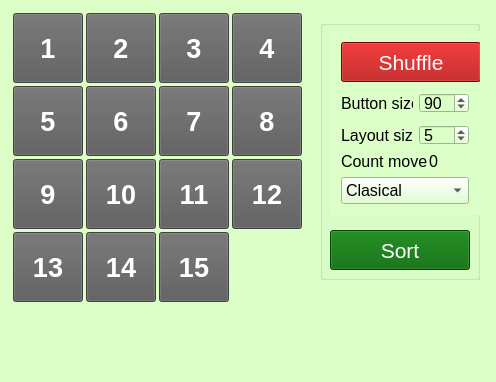
<?xml version="1.0" encoding="UTF-8"?>
<ui version="4.0">
 <class>Fifteen</class>
 <widget class="QMainWindow" name="Fifteen">
  <property name="geometry">
   <rect>
    <x>0</x>
    <y>0</y>
    <width>496</width>
    <height>382</height>
   </rect>
  </property>
  <property name="windowTitle">
   <string>Fifteen</string>
  </property>
  <property name="styleSheet">
   <string notr="true">background-color: rgb(220, 255, 200);</string>
  </property>
  <widget class="QWidget" name="centralWidget">
   <widget class="QWidget" name="layoutWidget">
    <property name="geometry">
     <rect>
      <x>10</x>
      <y>10</y>
      <width>295</width>
      <height>295</height>
     </rect>
    </property>
    <layout class="QGridLayout" name="gridLayout">
     <property name="sizeConstraint">
      <enum>QLayout::SetFixedSize</enum>
     </property>
     <property name="leftMargin">
      <number>3</number>
     </property>
     <property name="topMargin">
      <number>3</number>
     </property>
     <property name="rightMargin">
      <number>3</number>
     </property>
     <property name="bottomMargin">
      <number>3</number>
     </property>
     <property name="spacing">
      <number>3</number>
     </property>
     <item row="2" column="1">
      <widget class="QPushButton" name="btn10">
       <property name="minimumSize">
        <size>
         <width>70</width>
         <height>70</height>
        </size>
       </property>
       <property name="maximumSize">
        <size>
         <width>70</width>
         <height>70</height>
        </size>
       </property>
       <property name="baseSize">
        <size>
         <width>70</width>
         <height>70</height>
        </size>
       </property>
       <property name="font">
        <font>
         <pointsize>20</pointsize>
         <weight>75</weight>
         <bold>true</bold>
        </font>
       </property>
       <property name="styleSheet">
        <string notr="true">background-color: rgb(90, 90, 90);
color: rgb(255, 255, 255);</string>
       </property>
       <property name="text">
        <string>10</string>
       </property>
      </widget>
     </item>
     <item row="3" column="0">
      <widget class="QPushButton" name="btn13">
       <property name="minimumSize">
        <size>
         <width>70</width>
         <height>70</height>
        </size>
       </property>
       <property name="maximumSize">
        <size>
         <width>70</width>
         <height>70</height>
        </size>
       </property>
       <property name="baseSize">
        <size>
         <width>70</width>
         <height>70</height>
        </size>
       </property>
       <property name="font">
        <font>
         <pointsize>20</pointsize>
         <weight>75</weight>
         <bold>true</bold>
        </font>
       </property>
       <property name="styleSheet">
        <string notr="true">background-color: rgb(90, 90, 90);
color: rgb(255, 255, 255);</string>
       </property>
       <property name="text">
        <string>13</string>
       </property>
      </widget>
     </item>
     <item row="1" column="0">
      <widget class="QPushButton" name="btn5">
       <property name="minimumSize">
        <size>
         <width>70</width>
         <height>70</height>
        </size>
       </property>
       <property name="maximumSize">
        <size>
         <width>70</width>
         <height>70</height>
        </size>
       </property>
       <property name="baseSize">
        <size>
         <width>70</width>
         <height>70</height>
        </size>
       </property>
       <property name="font">
        <font>
         <pointsize>20</pointsize>
         <weight>75</weight>
         <bold>true</bold>
        </font>
       </property>
       <property name="styleSheet">
        <string notr="true">background-color: rgb(90, 90, 90);
color: rgb(255, 255, 255);</string>
       </property>
       <property name="text">
        <string>5</string>
       </property>
      </widget>
     </item>
     <item row="3" column="2">
      <widget class="QPushButton" name="btn15">
       <property name="minimumSize">
        <size>
         <width>70</width>
         <height>70</height>
        </size>
       </property>
       <property name="maximumSize">
        <size>
         <width>70</width>
         <height>70</height>
        </size>
       </property>
       <property name="baseSize">
        <size>
         <width>70</width>
         <height>70</height>
        </size>
       </property>
       <property name="font">
        <font>
         <pointsize>20</pointsize>
         <weight>75</weight>
         <bold>true</bold>
        </font>
       </property>
       <property name="styleSheet">
        <string notr="true">background-color: rgb(90, 90, 90);
color: rgb(255, 255, 255);</string>
       </property>
       <property name="text">
        <string>15</string>
       </property>
      </widget>
     </item>
     <item row="0" column="2">
      <widget class="QPushButton" name="btn3">
       <property name="minimumSize">
        <size>
         <width>70</width>
         <height>70</height>
        </size>
       </property>
       <property name="maximumSize">
        <size>
         <width>70</width>
         <height>70</height>
        </size>
       </property>
       <property name="baseSize">
        <size>
         <width>70</width>
         <height>70</height>
        </size>
       </property>
       <property name="font">
        <font>
         <pointsize>20</pointsize>
         <weight>75</weight>
         <bold>true</bold>
        </font>
       </property>
       <property name="styleSheet">
        <string notr="true">background-color: rgb(90, 90, 90);
color: rgb(255, 255, 255);</string>
       </property>
       <property name="text">
        <string>3</string>
       </property>
      </widget>
     </item>
     <item row="0" column="1">
      <widget class="QPushButton" name="btn2">
       <property name="minimumSize">
        <size>
         <width>70</width>
         <height>70</height>
        </size>
       </property>
       <property name="maximumSize">
        <size>
         <width>70</width>
         <height>70</height>
        </size>
       </property>
       <property name="baseSize">
        <size>
         <width>70</width>
         <height>70</height>
        </size>
       </property>
       <property name="font">
        <font>
         <pointsize>20</pointsize>
         <weight>75</weight>
         <bold>true</bold>
        </font>
       </property>
       <property name="styleSheet">
        <string notr="true">background-color: rgb(90, 90, 90);
color: rgb(255, 255, 255);</string>
       </property>
       <property name="text">
        <string>2</string>
       </property>
      </widget>
     </item>
     <item row="3" column="1">
      <widget class="QPushButton" name="btn14">
       <property name="minimumSize">
        <size>
         <width>70</width>
         <height>70</height>
        </size>
       </property>
       <property name="maximumSize">
        <size>
         <width>70</width>
         <height>70</height>
        </size>
       </property>
       <property name="baseSize">
        <size>
         <width>70</width>
         <height>70</height>
        </size>
       </property>
       <property name="font">
        <font>
         <pointsize>20</pointsize>
         <weight>75</weight>
         <bold>true</bold>
        </font>
       </property>
       <property name="styleSheet">
        <string notr="true">background-color: rgb(90, 90, 90);
color: rgb(255, 255, 255);</string>
       </property>
       <property name="text">
        <string>14</string>
       </property>
      </widget>
     </item>
     <item row="1" column="3">
      <widget class="QPushButton" name="btn8">
       <property name="minimumSize">
        <size>
         <width>70</width>
         <height>70</height>
        </size>
       </property>
       <property name="maximumSize">
        <size>
         <width>70</width>
         <height>70</height>
        </size>
       </property>
       <property name="baseSize">
        <size>
         <width>70</width>
         <height>70</height>
        </size>
       </property>
       <property name="font">
        <font>
         <pointsize>20</pointsize>
         <weight>75</weight>
         <bold>true</bold>
        </font>
       </property>
       <property name="styleSheet">
        <string notr="true">background-color: rgb(90, 90, 90);
color: rgb(255, 255, 255);</string>
       </property>
       <property name="text">
        <string>8</string>
       </property>
      </widget>
     </item>
     <item row="0" column="0">
      <widget class="QPushButton" name="btn1">
       <property name="minimumSize">
        <size>
         <width>70</width>
         <height>70</height>
        </size>
       </property>
       <property name="maximumSize">
        <size>
         <width>70</width>
         <height>70</height>
        </size>
       </property>
       <property name="baseSize">
        <size>
         <width>70</width>
         <height>70</height>
        </size>
       </property>
       <property name="font">
        <font>
         <pointsize>20</pointsize>
         <weight>75</weight>
         <bold>true</bold>
        </font>
       </property>
       <property name="styleSheet">
        <string notr="true">background-color: rgb(90, 90, 90);
color: rgb(255, 255, 255);</string>
       </property>
       <property name="text">
        <string>1</string>
       </property>
      </widget>
     </item>
     <item row="2" column="2">
      <widget class="QPushButton" name="btn11">
       <property name="minimumSize">
        <size>
         <width>70</width>
         <height>70</height>
        </size>
       </property>
       <property name="maximumSize">
        <size>
         <width>70</width>
         <height>70</height>
        </size>
       </property>
       <property name="baseSize">
        <size>
         <width>70</width>
         <height>70</height>
        </size>
       </property>
       <property name="font">
        <font>
         <pointsize>20</pointsize>
         <weight>75</weight>
         <bold>true</bold>
        </font>
       </property>
       <property name="styleSheet">
        <string notr="true">background-color: rgb(90, 90, 90);
color: rgb(255, 255, 255);</string>
       </property>
       <property name="text">
        <string>11</string>
       </property>
      </widget>
     </item>
     <item row="1" column="2">
      <widget class="QPushButton" name="btn7">
       <property name="minimumSize">
        <size>
         <width>70</width>
         <height>70</height>
        </size>
       </property>
       <property name="maximumSize">
        <size>
         <width>70</width>
         <height>70</height>
        </size>
       </property>
       <property name="baseSize">
        <size>
         <width>70</width>
         <height>70</height>
        </size>
       </property>
       <property name="font">
        <font>
         <pointsize>20</pointsize>
         <weight>75</weight>
         <bold>true</bold>
        </font>
       </property>
       <property name="styleSheet">
        <string notr="true">background-color: rgb(90, 90, 90);
color: rgb(255, 255, 255);</string>
       </property>
       <property name="text">
        <string>7</string>
       </property>
      </widget>
     </item>
     <item row="1" column="1">
      <widget class="QPushButton" name="btn6">
       <property name="minimumSize">
        <size>
         <width>70</width>
         <height>70</height>
        </size>
       </property>
       <property name="maximumSize">
        <size>
         <width>70</width>
         <height>70</height>
        </size>
       </property>
       <property name="baseSize">
        <size>
         <width>70</width>
         <height>70</height>
        </size>
       </property>
       <property name="font">
        <font>
         <pointsize>20</pointsize>
         <weight>75</weight>
         <bold>true</bold>
        </font>
       </property>
       <property name="styleSheet">
        <string notr="true">background-color: rgb(90, 90, 90);
color: rgb(255, 255, 255);</string>
       </property>
       <property name="text">
        <string>6</string>
       </property>
      </widget>
     </item>
     <item row="2" column="0">
      <widget class="QPushButton" name="btn9">
       <property name="minimumSize">
        <size>
         <width>70</width>
         <height>70</height>
        </size>
       </property>
       <property name="maximumSize">
        <size>
         <width>70</width>
         <height>70</height>
        </size>
       </property>
       <property name="baseSize">
        <size>
         <width>70</width>
         <height>70</height>
        </size>
       </property>
       <property name="font">
        <font>
         <pointsize>20</pointsize>
         <weight>75</weight>
         <bold>true</bold>
        </font>
       </property>
       <property name="styleSheet">
        <string notr="true">background-color: rgb(90, 90, 90);
color: rgb(255, 255, 255);</string>
       </property>
       <property name="text">
        <string>9</string>
       </property>
      </widget>
     </item>
     <item row="2" column="3">
      <widget class="QPushButton" name="btn12">
       <property name="minimumSize">
        <size>
         <width>70</width>
         <height>70</height>
        </size>
       </property>
       <property name="maximumSize">
        <size>
         <width>70</width>
         <height>70</height>
        </size>
       </property>
       <property name="baseSize">
        <size>
         <width>70</width>
         <height>70</height>
        </size>
       </property>
       <property name="font">
        <font>
         <pointsize>20</pointsize>
         <weight>75</weight>
         <bold>true</bold>
        </font>
       </property>
       <property name="styleSheet">
        <string notr="true">background-color: rgb(90, 90, 90);
color: rgb(255, 255, 255);</string>
       </property>
       <property name="text">
        <string>12</string>
       </property>
      </widget>
     </item>
     <item row="0" column="3">
      <widget class="QPushButton" name="btn4">
       <property name="minimumSize">
        <size>
         <width>70</width>
         <height>70</height>
        </size>
       </property>
       <property name="maximumSize">
        <size>
         <width>70</width>
         <height>70</height>
        </size>
       </property>
       <property name="baseSize">
        <size>
         <width>70</width>
         <height>70</height>
        </size>
       </property>
       <property name="font">
        <font>
         <pointsize>20</pointsize>
         <weight>75</weight>
         <bold>true</bold>
        </font>
       </property>
       <property name="styleSheet">
        <string notr="true">background-color: rgb(90, 90, 90);
color: rgb(255, 255, 255);</string>
       </property>
       <property name="text">
        <string>4</string>
       </property>
      </widget>
     </item>
    </layout>
   </widget>
   <widget class="QGroupBox" name="controlBox">
    <property name="geometry">
     <rect>
      <x>320</x>
      <y>20</y>
      <width>160</width>
      <height>260</height>
     </rect>
    </property>
    <property name="minimumSize">
     <size>
      <width>160</width>
      <height>140</height>
     </size>
    </property>
    <property name="maximumSize">
     <size>
      <width>160</width>
      <height>260</height>
     </size>
    </property>
    <property name="title">
     <string/>
    </property>
    <widget class="QWidget" name="layoutWidget">
     <property name="geometry">
      <rect>
       <x>10</x>
       <y>11</y>
       <width>150</width>
       <height>184</height>
      </rect>
     </property>
     <layout class="QGridLayout" name="gridLayout_2">
      <item row="0" column="0">
       <widget class="QPushButton" name="btn_shufle">
        <property name="minimumSize">
         <size>
          <width>140</width>
          <height>40</height>
         </size>
        </property>
        <property name="maximumSize">
         <size>
          <width>140</width>
          <height>40</height>
         </size>
        </property>
        <property name="font">
         <font>
          <pointsize>16</pointsize>
         </font>
        </property>
        <property name="styleSheet">
         <string notr="true">background-color: rgb(170, 0, 0);
color: rgb(255, 255, 255);</string>
        </property>
        <property name="text">
         <string>Shuffle</string>
        </property>
       </widget>
      </item>
      <item row="1" column="0">
       <spacer name="verticalSpacer_2">
        <property name="orientation">
         <enum>Qt::Vertical</enum>
        </property>
        <property name="sizeHint" stdset="0">
         <size>
          <width>17</width>
          <height>7</height>
         </size>
        </property>
       </spacer>
      </item>
      <item row="2" column="0">
       <layout class="QHBoxLayout" name="horizontalLayout">
        <item>
         <widget class="QLabel" name="label">
          <property name="font">
           <font>
            <pointsize>12</pointsize>
           </font>
          </property>
          <property name="text">
           <string>Button size</string>
          </property>
         </widget>
        </item>
        <item>
         <widget class="QSpinBox" name="btnSizeBox">
          <property name="minimumSize">
           <size>
            <width>50</width>
            <height>20</height>
           </size>
          </property>
          <property name="maximumSize">
           <size>
            <width>50</width>
            <height>20</height>
           </size>
          </property>
          <property name="font">
           <font>
            <pointsize>12</pointsize>
           </font>
          </property>
          <property name="value">
           <number>90</number>
          </property>
         </widget>
        </item>
       </layout>
      </item>
      <item row="3" column="0">
       <spacer name="verticalSpacer">
        <property name="orientation">
         <enum>Qt::Vertical</enum>
        </property>
        <property name="sizeHint" stdset="0">
         <size>
          <width>17</width>
          <height>8</height>
         </size>
        </property>
       </spacer>
      </item>
      <item row="4" column="0">
       <layout class="QHBoxLayout" name="horizontalLayout_2">
        <item>
         <widget class="QLabel" name="label_2">
          <property name="font">
           <font>
            <pointsize>12</pointsize>
           </font>
          </property>
          <property name="text">
           <string>Layout size</string>
          </property>
         </widget>
        </item>
        <item>
         <widget class="QSpinBox" name="layoutSizeBox">
          <property name="minimumSize">
           <size>
            <width>50</width>
            <height>20</height>
           </size>
          </property>
          <property name="maximumSize">
           <size>
            <width>50</width>
            <height>20</height>
           </size>
          </property>
          <property name="font">
           <font>
            <pointsize>12</pointsize>
           </font>
          </property>
          <property name="value">
           <number>5</number>
          </property>
         </widget>
        </item>
       </layout>
      </item>
      <item row="5" column="0">
       <layout class="QHBoxLayout" name="horizontalLayout_3">
        <item>
         <widget class="QLabel" name="count_move">
          <property name="minimumSize">
           <size>
            <width>100</width>
            <height>20</height>
           </size>
          </property>
          <property name="maximumSize">
           <size>
            <width>50</width>
            <height>20</height>
           </size>
          </property>
          <property name="font">
           <font>
            <pointsize>12</pointsize>
           </font>
          </property>
          <property name="text">
           <string>Count move</string>
          </property>
         </widget>
        </item>
        <item>
         <widget class="QLabel" name="count">
          <property name="minimumSize">
           <size>
            <width>40</width>
            <height>15</height>
           </size>
          </property>
          <property name="maximumSize">
           <size>
            <width>40</width>
            <height>16777215</height>
           </size>
          </property>
          <property name="font">
           <font>
            <pointsize>12</pointsize>
           </font>
          </property>
          <property name="text">
           <string>0</string>
          </property>
         </widget>
        </item>
       </layout>
      </item>
      <item row="6" column="0">
       <widget class="QComboBox" name="levelBox">
        <property name="font">
         <font>
          <pointsize>12</pointsize>
         </font>
        </property>
        <item>
         <property name="text">
          <string>Clasical</string>
         </property>
        </item>
        <item>
         <property name="text">
          <string>Palm</string>
         </property>
        </item>
        <item>
         <property name="text">
          <string>Rome</string>
         </property>
        </item>
        <item>
         <property name="text">
          <string>Cat</string>
         </property>
        </item>
        <item>
         <property name="text">
          <string>Castle</string>
         </property>
        </item>
       </widget>
      </item>
     </layout>
    </widget>
    <widget class="QPushButton" name="btnSort">
     <property name="geometry">
      <rect>
       <x>10</x>
       <y>210</y>
       <width>140</width>
       <height>40</height>
      </rect>
     </property>
     <property name="minimumSize">
      <size>
       <width>140</width>
       <height>40</height>
      </size>
     </property>
     <property name="font">
      <font>
       <pointsize>16</pointsize>
      </font>
     </property>
     <property name="styleSheet">
      <string notr="true">background-color: rgb(0, 100, 0);
color: rgb(255, 255, 255);</string>
     </property>
     <property name="text">
      <string>Sort</string>
     </property>
    </widget>
   </widget>
  </widget>
  <widget class="QMenuBar" name="menuBar">
   <property name="geometry">
    <rect>
     <x>0</x>
     <y>0</y>
     <width>496</width>
     <height>21</height>
    </rect>
   </property>
  </widget>
 </widget>
 <layoutdefault spacing="6" margin="11"/>
 <resources/>
 <connections/>
</ui>
